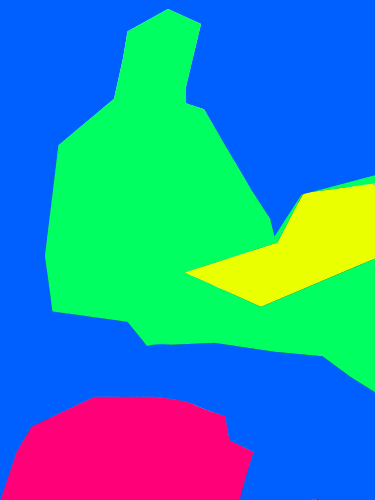
#> input picture Segmentation/Color based segmentation/colors.png, 375 x 500 px
$ python hue_based_segmentation.py   (Python 2 division)   (older library calls are emulated)
#> lines starting #> are read from the running program, lines starting #| are printed output that depends on the picture
import cv2
import numpy as np

# Minimum percentage of pixels of same hue to consider dominant colour
MIN_PIXEL_CNT_PCT = (1.0/20.0)

image = cv2.imread('colors.png')
#> image is the input picture: shape (500, 375, 3); mean B, G, R 175.5, 143.7, 42.8
if image is None:
    print("Failed to load iamge.")
    exit(-1)

image_hsv = cv2.cvtColor(image, cv2.COLOR_BGR2HSV)
#> image_hsv: shape (500, 375, 3); mean H, S, V 99, 254.6, 254.6
# We're only interested in the hue
h,_,_ = cv2.split(image_hsv)
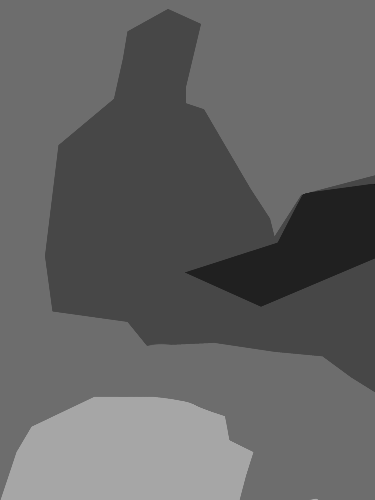
#> h: shape (500, 375); min 22, max 174, mean 99
# Let's count the number of occurrences of each hue
bins = np.bincount(h.flatten())
#> bins = 175 values, max 96728 at index 109, min 0 at index 0, mean 1071.4
# And then find the dominant hues
peaks = np.where(bins > (h.size * MIN_PIXEL_CNT_PCT))[0]
#> peaks = [32, 71, 109, 166]

# Now let's find the shape matching each dominant hue
for i, peak in enumerate(peaks):

    # First we create a mask selecting all the pixels of this hue
#> (the run stopped early here; a loop or call above may not have finished)
